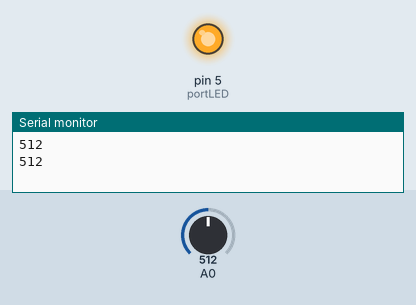
This sketch was run on a simulated Arduino Uno, built with avr-gcc and run on an emulated ATmega328P. On the bench: output pins drawn as LEDs (lit = HIGH), the last lines printed to the serial monitor. The test bench sets the inputs (shaded band); at power-on: A0 = 512.

Above: at 1.8 s.
1.9 s: A0 set to 503
At 2.5 s:
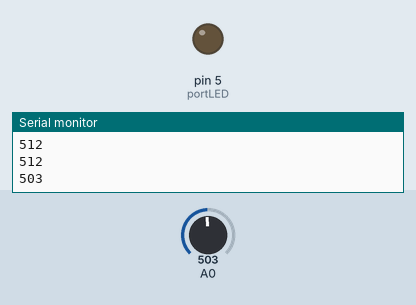
3.5 s: A0 set to 521
At 5.2 s:
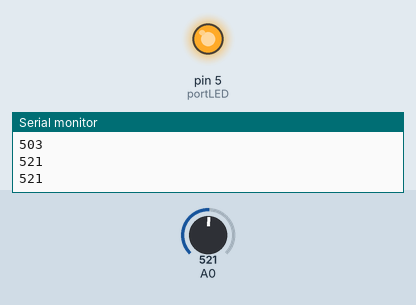
5.5 s: A0 set to 511
At 6.8 s:
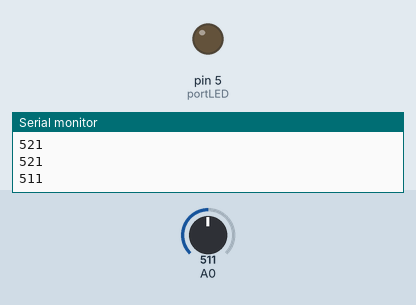
Timing chart, 0 to 8.5 s (numbered marks = the images above; inputs shaded):
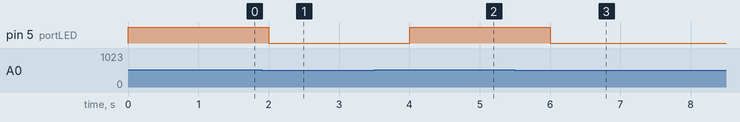

The sketch:

w3task1.ino
```cpp
const int portLED = 5;

void setup() {
  pinMode(portLED, OUTPUT);
  Serial.begin(9600);
}
void loop() {
int potValue = analogRead(A0);
if(potValue>511){
  digitalWrite(portLED, HIGH);
}
else{
  digitalWrite(portLED, LOW);
}
Serial.println(potValue);
delay(1000); // add a delay to avoid sending data too fast
}
```

Measured:
- the behaviour switches between 512 and 511 on A0 (found by bisection; images 0 and 1)
- after the input at 1.9 s, pin 5 (portLED): HIGH → LOW after 0.10 s
- after the input at 3.5 s, pin 5 (portLED): LOW → HIGH after 0.50 s
- after the input at 5.5 s, pin 5 (portLED): HIGH → LOW after 0.50 s
